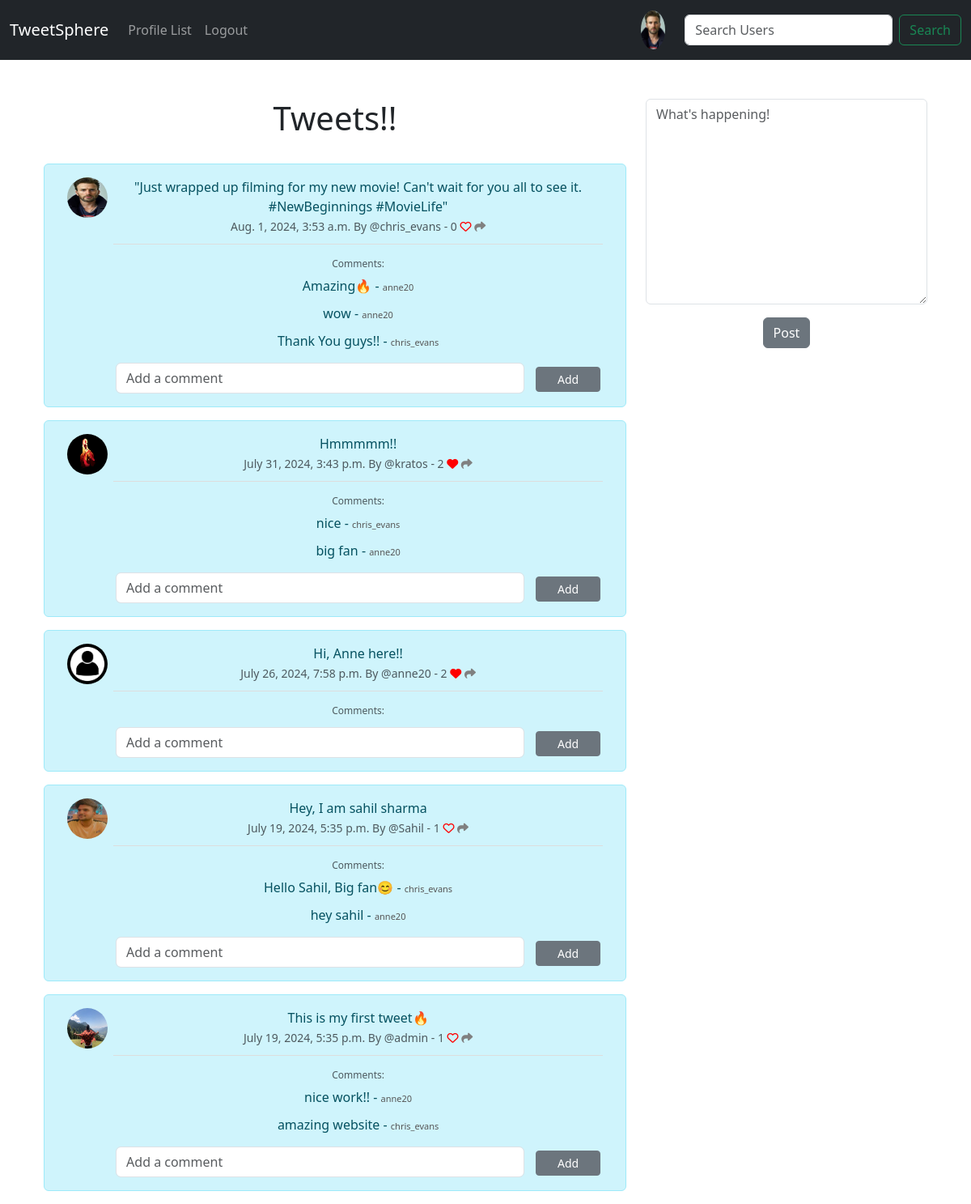
Screenshot of / (signed in) with the database file from the repository.
### TweetSphere/models.py (models this page shows, shortened)
class Profile(models.Model):
    user = models.OneToOneField(User, on_delete=models.CASCADE)  # One-to-one relationship with User
    follows = models.ManyToManyField(
        "self",
        related_name="followed_by",
        symmetrical=False,  # Relationship is not symmetrical (user A can follow user B without B following A)
        blank=True
    )
    date_modified = models.DateTimeField(auto_now=True)  # Automatically set to the current time when modified
    profile_image = models.ImageField(null=True, blank=True, upload_to="images/")  # Profile picture
    profile_bio = models.CharField(null=True, blank=True, max_length=500)  # User biography
    facebook_link = models.CharField(null=True, blank=True, max_length=100)  # Facebook profile link
    instagram_link = models.CharField(null=True, blank=True, max_length=100)  # Instagram profile link

class Tweet(models.Model):
    user = models.ForeignKey(
        User,
        on_delete=models.DO_NOTHING,
        related_name='tweets'
    )  # related_name allows us to access user's tweets with user.tweets
    body = models.CharField(max_length=200)  # Maximum length for a tweet
    created_at = models.DateTimeField(auto_now_add=True)  # Automatically set creation time
    likes = models.ManyToManyField(User, related_name="tweet_like", blank=True)  # Users who liked the tweet
    def number_of_likes(self):
        return self.likes.count()

class Comment(models.Model):
    tweet = models.ForeignKey(
        Tweet,
        related_name='comments',
        on_delete=models.CASCADE
    )  # Reference to the Tweet the comment is associated with
    user = models.ForeignKey(
        User,
        on_delete=models.CASCADE
    )  # User who made the comment
    body = models.TextField()  # Content of the comment
    created_at = models.DateTimeField(auto_now_add=True)  # Automatically set creation time

### TweetSphere/views.py (the view, shortened to what this page needs)
# urls.py: path('', views.home, name= "home"),
def home(request):
    if request.user.is_authenticated:
        tweet_form = TweetForm(request.POST or None)
        comment_form = CommentForm(request.POST or None)
        tweets = Tweet.objects.all().order_by("-created_at")
        return render(request, 'home.html', {"tweets": tweets, "tweet_form": tweet_form, "comment_form": comment_form})
    else:
        tweets = Tweet.objects.all().order_by("-created_at")
        return render(request, 'home.html', {"tweets": tweets})

### TweetSphere/forms.py
class TweetForm(forms.ModelForm):
    body = forms.CharField(
        required=True,
        widget=forms.widgets.Textarea(
            attrs={
                "placeholder": "What's happening!",
                "class": "form-control",
            }
        ),
        label="",
    )
    class Meta:
        model = Tweet
        exclude = ("user", "likes")  # Exclude user and likes fields from the form

class CommentForm(forms.ModelForm):
    class Meta:
        model = Comment
        fields = ['body']

### TweetSphere/templates/home.html (shortened to what this page needs)
{% extends 'base.html' %}
{% load static %}
{% block content %}
<div class="container text-center">
    <div class="row">
        <div class="col-8">
            <h1>Tweets!!</h1>
            <br/>
            {% if tweets %}
                {% for tweet in tweets %}
                <div class="alert alert-info" role="alert">
                    <div class="container">
                        <div class="row">
                            <div class="col-1">
                                {% if tweet.user.profile.profile_image %}
                                    <img src="{{ tweet.user.profile.profile_image.url }}" class="rounded-circle" width="50" height="50" alt="{{ tweet.user.username }}">
                                {% else %}
                                    <img src="{% static 'images/default_profile_pic.jpg' %}" class="rounded-circle" width="50" height="50" alt="{{ tweet.user.username }}">
                                {% endif %}
                            </div>
                            <div class="col-11">
                                {{ tweet.body }}<br/>
                                <small class="text-muted">
                                    {{ tweet.created_at }} By @{{ tweet.user.username }} - {{ tweet.number_of_likes }}
                                    {% if user in tweet.likes.all %}
                                        <a href="{% url 'tweet_like' tweet.id %}"><i class="fa-solid fa-heart" style="color:red"></i></a>
                                    {% else %}
                                        <a href="{% url 'tweet_like' tweet.id %}"><i class="fa fa-heart-o" style="color:red"></i></a>
                                    {% endif %}
                                    <a href="{% url 'tweet_show' tweet.id %}"><i class="fa-solid fa-share" style="color:gray"></i></a>
                                </small>
                                <div class="comments-section">
                                    <small class="text-muted">Comments:</small>
                                    {% for comment in tweet.comments.all %}
                                        <div class="comment">{{ comment.body }} - <small>{{ comment.user.username }}</small></div>
                                    {% endfor %}
                                    <form method="POST" class="comment-form">
                                        <input type="text" name="body" placeholder="Add a comment" class="form-control">
                                        <button type="submit" class="btn btn-sm btn-secondary">Add</button>
                                    </form>
                                </div>
                            </div>
                        </div>
                    </div>
                </div>
                {% endfor %}
            {% else %}
                <p>No tweets available.</p>
            {% endif %}
        </div>
        <div class="col-4">
            {% if tweet_form %}
                <form method="POST">
                    {{ tweet_form.as_p }}
                    <button type="submit" class="btn btn-secondary">Post</button>
                </form>
            {% endif %}
        </div>
    </div>
</div>
{% endblock %}

### TweetSphere/templates/navbar.html (shortened to what this page needs)
{% load static %}
<nav class="navbar navbar-expand-lg navbar-dark bg-dark">
    <div class="container-fluid">
      <a class="navbar-brand" href="{% url 'home' %}">TweetSphere</a>
      <div class="collapse navbar-collapse" id="navbarSupportedContent">
        <ul class="navbar-nav me-auto mb-2 mb-lg-0">
          <li class="nav-item">
            <a class="nav-link" href="{% url 'profile_list' %}">Profile List</a>
          </li>
          {% if user.is_authenticated %}
          <li class="nav-item">
          <a class="nav-link" href="{% url 'logout' %}">Logout</a>
        </li>
          {% else %}
          <a class="nav-link" href="{% url 'register' %}">Register</a>
          <a class="nav-link" href="{% url 'login' %}">Login</a>
          {% endif%}
        </ul>
        {% if user.is_authenticated %}
        <ul class="navbar-nav ml-auto">
          <li class="nav-link navbar-brand">
            <a href="{% url 'profile' request.user.id %}" >
              {% if user.profile.profile_image %}
            <img src="{{ user.profile.profile_image.url }}" class="rounded-circle" width="30">
            {% else %}
            <img src="{% static 'images/default_profile_pic.jpg' %}" class="img-fluid rounded-circle" alt="Profile image" width="30">
            {% endif %}
            </a>
          </li>
        </ul>
        {% endif %}
        <form class="d-flex" role="search" method="GET" action="{% url 'search_users' %}">
          <input class="form-control me-2" type="search" name="query" placeholder="Search Users" aria-label="Search">
          <button class="btn btn-outline-success" type="submit">Search</button>
        </form>
      </div>
    </div>
  </nav>

### TweetSphere/templates/home.html (style rules this page uses)
.comments-section { margin-top: 10px; padding-top: 10px; border-top: 1px solid #ddd; }
.comments-section small { font-size: 12px; color: #999; }
.comment { padding: 5px 0; }
.comment small { font-size: 11px; color: #555; }
.comment-form { margin-top: 10px; }
.comment-form input[type="text"] { width: calc(100% - 100px); display: inline-block; }
.comment-form button { display: inline-block; width: 80px; margin-left: 10px; }

### rows the page displays
Tweet: user.profile.profile_image (picture), body "\"Just wrapped up filming for my new movie! Can't wait for you all to see it. #NewBeginnings #MovieLife\"", created_at "Aug. 1, 2024, 3:53 a.m.", user.username "chris_evans", number_of_likes "0"
Comment: body "Amazing🔥", user.username "anne20"
Comment: body "wow", user.username "anne20"
Comment: body "Thank You guys!!", user.username "chris_evans"
Tweet: user.profile.profile_image (picture), body "Hmmmmm!!", created_at "July 31, 2024, 3:43 p.m.", user.username "kratos", number_of_likes "2"
Comment: body "nice", user.username "chris_evans"
Comment: body "big fan", user.username "anne20"
Tweet: body "Hi, Anne here!!", created_at "July 26, 2024, 7:58 p.m.", user.username "anne20", number_of_likes "2"
Tweet: user.profile.profile_image (picture), body "Hey, I am sahil sharma", created_at "July 19, 2024, 5:35 p.m.", user.username "Sahil", number_of_likes "1"
Comment: body "Hello Sahil, Big fan😊", user.username "chris_evans"
Comment: body "hey sahil", user.username "anne20"
Tweet: user.profile.profile_image (picture), body "This is my first tweet🔥", created_at "July 19, 2024, 5:35 p.m.", user.username "admin", number_of_likes "1"
Comment: body "nice work!!", user.username "anne20"
Comment: body "amazing website", user.username "chris_evans"
